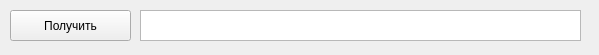
<?xml version="1.0" encoding="UTF-8"?>
<ui version="4.0">
 <class>Form</class>
 <widget class="QWidget" name="Form">
  <property name="geometry">
   <rect>
    <x>0</x>
    <y>0</y>
    <width>599</width>
    <height>55</height>
   </rect>
  </property>
  <property name="windowTitle">
   <string>Form</string>
  </property>
  <widget class="QPushButton" name="btn">
   <property name="geometry">
    <rect>
     <x>10</x>
     <y>10</y>
     <width>121</width>
     <height>31</height>
    </rect>
   </property>
   <property name="text">
    <string>Получить</string>
   </property>
  </widget>
  <widget class="QTextEdit" name="text">
   <property name="geometry">
    <rect>
     <x>140</x>
     <y>10</y>
     <width>441</width>
     <height>31</height>
    </rect>
   </property>
  </widget>
 </widget>
 <resources/>
 <connections/>
</ui>
